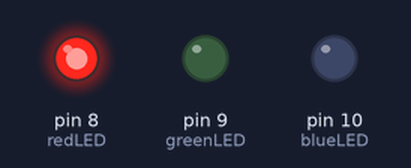
The sketch below on a simulated Arduino Uno, built with avr-gcc and run on an emulated ATmega328P. Parts: output pins drawn as LEDs (lit = HIGH).

Above: at 0.2 s.
At 0.7 s:
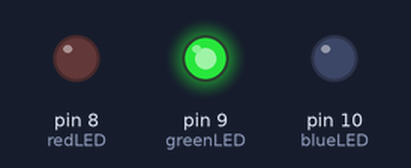
At 2.7 s:
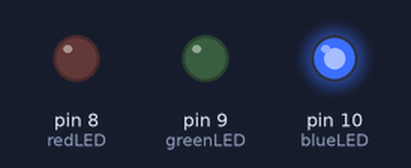
Timing chart, 0 to 3.5 s (numbered marks = the images above):
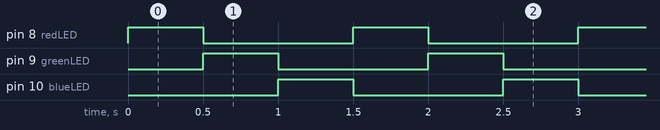

The sketch:

Cogs_City_Day3.ino
```cpp
// Day 3 Code for Cogsworth City Adventure Kit
// Inventr.io
// Flash three LEDs in a sequence
//
// Lori Pfahler
// August 2024

// pins for LEDs
int redLED = 8;
int greenLED = 9;
int blueLED = 10;

void setup() {
  // setup LEDs
  pinMode(redLED, OUTPUT);
  pinMode(greenLED, OUTPUT);
  pinMode(blueLED, OUTPUT);
}

void loop() {
  // blink red LED
  digitalWrite(redLED, HIGH);
  delay(500);
  digitalWrite(redLED, LOW);

  // blink green LED
  digitalWrite(greenLED, HIGH);
  delay(500);
  digitalWrite(greenLED, LOW);

  // blink blue LED
  digitalWrite(blueLED, HIGH);
  delay(500);
  digitalWrite(blueLED, LOW);
}
```

Measured:
- by itself, pin 8 (redLED), pin 9 (greenLED), pin 10 (blueLED): alternates HIGH for 0.50 s and LOW for 1.0 s
- by itself, everything shown: repeats every 1.5 s, in 4 steps
